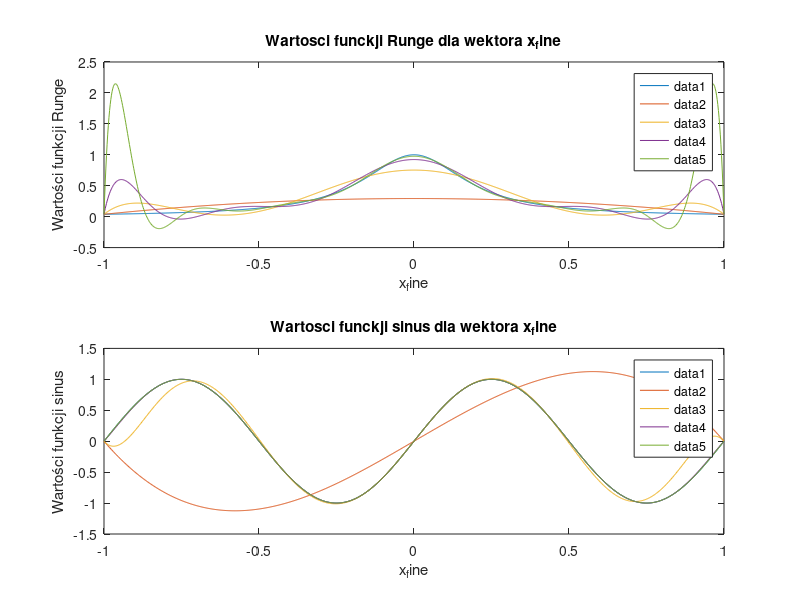

Recreate this plot in MATLAB.
function [V, original_Runge, original_sine, interpolated_Runge, interpolated_sine] = zadanie1()
% Rozmiar tablic komórkowych (cell arrays) V, interpolated_Runge, interpolated_sine: [1,4].
% V{i} zawiera macierz Vandermonde wyznaczoną dla liczby węzłów interpolacji równej N(i)
% original_Runge - wektor wierszowy zawierający wartości funkcji Runge dla wektora x_fine=linspace(-1, 1, 1000)
% original_sine - wektor wierszowy zawierający wartości funkcji sinus dla wektora x_fine
    N = 4:4:16;
    x_fine = linspace(-1, 1, 1000);
    original_Runge = 1 ./ (1 + 25 * x_fine .^ 2);

    subplot(2,1,1);
    plot(x_fine, original_Runge);
    hold on;
    for i = 1:length(N)
        V{i} = vandermonde_matrix(N(i)); % macierz Vandermonde
        x_coarse = linspace(-1,1,N(i)); % węzły interpolacji
        y_coarse = 1 ./ (1 + 25 * x_coarse .^ 2); % wartości funkcji interpolowanej w węzłach interpolacji
        c_runge = V{i} \ y_coarse'; % współczynniki wielomianu interpolującego
        interpolated_Runge{i} = polyval(flipud(c_runge), x_fine); % interpolacja
        plot(x_fine, interpolated_Runge{i});
    end
    ylabel("Wartości funkcji Runge")
    xlabel("x_fine")
    title("Wartosci funckji Runge dla wektora x_fine")
    legend('show')
    hold off

    original_sine = sin(2 * pi * x_fine);
    subplot(2,1,2);
    plot(x_fine, original_sine);
    hold on;
    for i = 1:length(N)
        x_coarse = linspace(-1,1,N(i)); % węzły interpolacji
        y_coarse = sin(2 * pi * x_coarse); % wartości funkcji interpolowanej w węzłach interpolacji
        c_sine = V{i} \ y_coarse'; % współczynniki wielomianu interpolującego
        interpolated_sine{i} = polyval(flipud(c_sine), x_fine); % interpolacja
        plot(x_fine, interpolated_sine{i});
    end
    ylabel("Wartości funkcji sinus")
    xlabel("x_fine")
    title("Wartosci funckji sinus dla wektora x_fine")
    legend('show')
    hold off

    % Zapisz wykres do pliku zadanie1.png
    saveas(gcf, 'zadanie1.png');
end

function V = vandermonde_matrix(N)
    % Generuje macierz Vandermonde dla N równomiernie rozmieszczonych w przedziale [-1, 1] węzłów interpolacji
    x_coarse = linspace(-1,1,N);
    V = zeros(N,N);
    for i = 1:N
        V(:,i) = x_coarse.^(i-1);
    end
end
